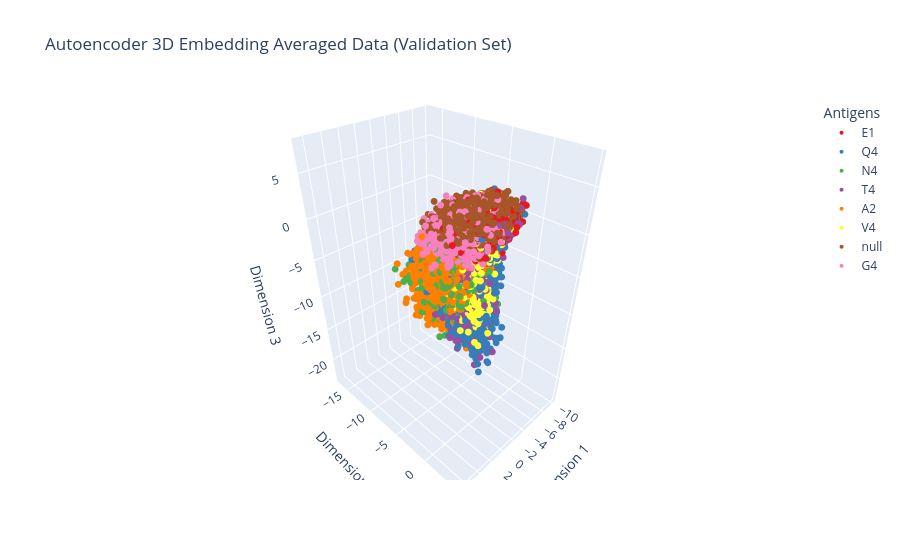

The notebook cell this image was saved under:
### Code cell
extractor = Model(inputs=autoencoder.inputs,
                        outputs=autoencoder.get_layer("Bottleneck").output)
embedding = np.array( extractor(X_test) )

print(embedding.shape)

import plotly.express as px

# Assuming you have X_test, embedding, test_antigen, test_time, and ANTIGENS defined

# Create a DataFrame with the embedding data
df = pd.DataFrame(embedding, columns=['Dimension 1', 'Dimension 2', 'Dimension 3'])
df['Antigen'] = pd.Categorical(test_antigen)

# Create an interactive 3D scatter plot
fig = px.scatter_3d(
    df,
    x='Dimension 1',
    y='Dimension 2',
    z='Dimension 3',
    color='Antigen',
    color_discrete_sequence=px.colors.qualitative.Set1,  # Define a color palette
    title="Autoencoder 3D Embedding Averaged Data (Validation Set)"
)

# Customize the appearance and interactivity if needed
fig.update_traces(marker=dict(size=4))
fig.update_layout(legend_title="Antigens")

# Show the plot
fig.show()

#data shader -> overlap
#accuracy per category (predicting better E1 vs others)

### Figure 1 — Plotly figure (JSON) as saved in the notebook; plotly's stock layout.template omitted (floating-point values rounded to 4 significant figures; data arrays with more than 128 entries replaced by an {"elided": "..."} marker saying what was removed)
{"data": [{"hovertemplate": "Antigen=E1<br>Dimension 1=%{x}<br>Dimension 2=%{y}<br>Dimension 3=%{z}<extra></extra>", "legendgroup": "E1", "marker": {"color": "rgb(228,26,28)", "size": 4, "symbol": "circle"}, "mode": "markers", "name": "E1", "scene": "scene", "showlegend": true, "type": "scatter3d", "x": {"elided": "3634 float values"}, "y": {"elided": "3634 float values"}, "z": {"elided": "3634 float values"}}, {"hovertemplate": "Antigen=Q4<br>Dimension 1=%{x}<br>Dimension 2=%{y}<br>Dimension 3=%{z}<extra></extra>", "legendgroup": "Q4", "marker": {"color": "rgb(55,126,184)", "size": 4, "symbol": "circle"}, "mode": "markers", "name": "Q4", "scene": "scene", "showlegend": true, "type": "scatter3d", "x": {"elided": "9890 float values"}, "y": {"elided": "9890 float values"}, "z": {"elided": "9890 float values"}}, {"hovertemplate": "Antigen=N4<br>Dimension 1=%{x}<br>Dimension 2=%{y}<br>Dimension 3=%{z}<extra></extra>", "legendgroup": "N4", "marker": {"color": "rgb(77,175,74)", "size": 4, "symbol": "circle"}, "mode": "markers", "name": "N4", "scene": "scene", "showlegend": true, "type": "scatter3d", "x": {"elided": "9652 float values"}, "y": {"elided": "9652 float values"}, "z": {"elided": "9652 float values"}}, {"hovertemplate": "Antigen=T4<br>Dimension 1=%{x}<br>Dimension 2=%{y}<br>Dimension 3=%{z}<extra></extra>", "legendgroup": "T4", "marker": {"color": "rgb(152,78,163)", "size": 4, "symbol": "circle"}, "mode": "markers", "name": "T4", "scene": "scene", "showlegend": true, "type": "scatter3d", "x": {"elided": "8955 float values"}, "y": {"elided": "8955 float values"}, "z": {"elided": "8955 float values"}}, {"hovertemplate": "Antigen=A2<br>Dimension 1=%{x}<br>Dimension 2=%{y}<br>Dimension 3=%{z}<extra></extra>", "legendgroup": "A2", "marker": {"color": "rgb(255,127,0)", "size": 4, "symbol": "circle"}, "mode": "markers", "name": "A2", "scene": "scene", "showlegend": true, "type": "scatter3d", "x": {"elided": "8291 float values"}, "y": {"elided": "8291 float values"}, "z": {"elided": "8291 float values"}}, {"hovertemplate": "Antigen=V4<br>Dimension 1=%{x}<br>Dimension 2=%{y}<br>Dimension 3=%{z}<extra></extra>", "legendgroup": "V4", "marker": {"color": "rgb(255,255,51)", "size": 4, "symbol": "circle"}, "mode": "markers", "name": "V4", "scene": "scene", "showlegend": true, "type": "scatter3d", "x": {"elided": "6652 float values"}, "y": {"elided": "6652 float values"}, "z": {"elided": "6652 float values"}}, {"hovertemplate": "Antigen=null<br>Dimension 1=%{x}<br>Dimension 2=%{y}<br>Dimension 3=%{z}<extra></extra>", "legendgroup": "null", "marker": {"color": "rgb(166,86,40)", "size": 4, "symbol": "circle"}, "mode": "markers", "name": "null", "scene": "scene", "showlegend": true, "type": "scatter3d", "x": {"elided": "5198 float values"}, "y": {"elided": "5198 float values"}, "z": {"elided": "5198 float values"}}, {"hovertemplate": "Antigen=G4<br>Dimension 1=%{x}<br>Dimension 2=%{y}<br>Dimension 3=%{z}<extra></extra>", "legendgroup": "G4", "marker": {"color": "rgb(247,129,191)", "size": 4, "symbol": "circle"}, "mode": "markers", "name": "G4", "scene": "scene", "showlegend": true, "type": "scatter3d", "x": {"elided": "4469 float values"}, "y": {"elided": "4469 float values"}, "z": {"elided": "4469 float values"}}], "layout": {"legend": {"title": {"text": "Antigens"}, "tracegroupgap": 0}, "scene": {"domain": {"x": [0, 1], "y": [0, 1]}, "xaxis": {"title": {"text": "Dimension 1"}}, "yaxis": {"title": {"text": "Dimension 2"}}, "zaxis": {"title": {"text": "Dimension 3"}}}, "title": {"text": "Autoencoder 3D Embedding Averaged Data (Validation Set)"}}}
